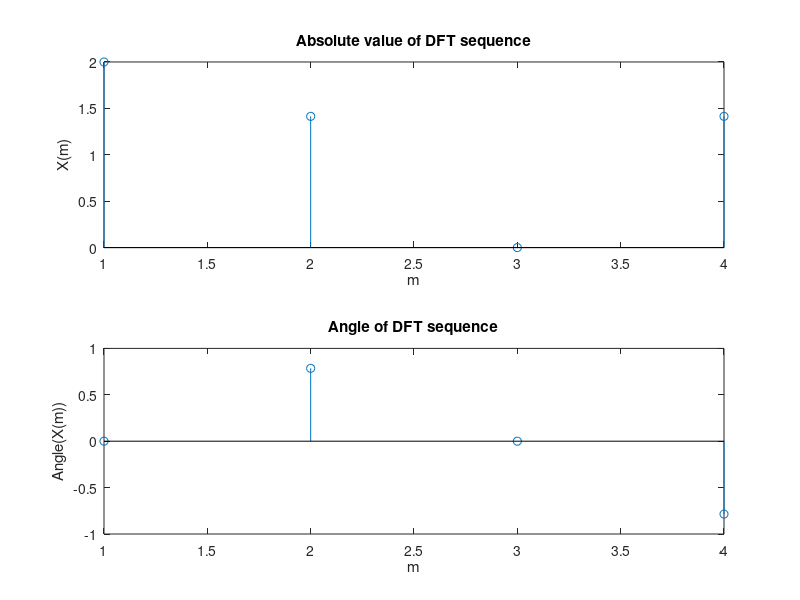

Write the MATLAB code that produced this figure.
x = [1 0 0 1];
y = fft(x);
subplot(2,1,1);
stem(abs(y));
xlabel('m');
ylabel('X(m)');
title('Absolute value of DFT sequence');
subplot(2,1,2);
stem(angle(y));
xlabel('m');
ylabel('Angle(X(m))');
title('Angle of DFT sequence'); 
